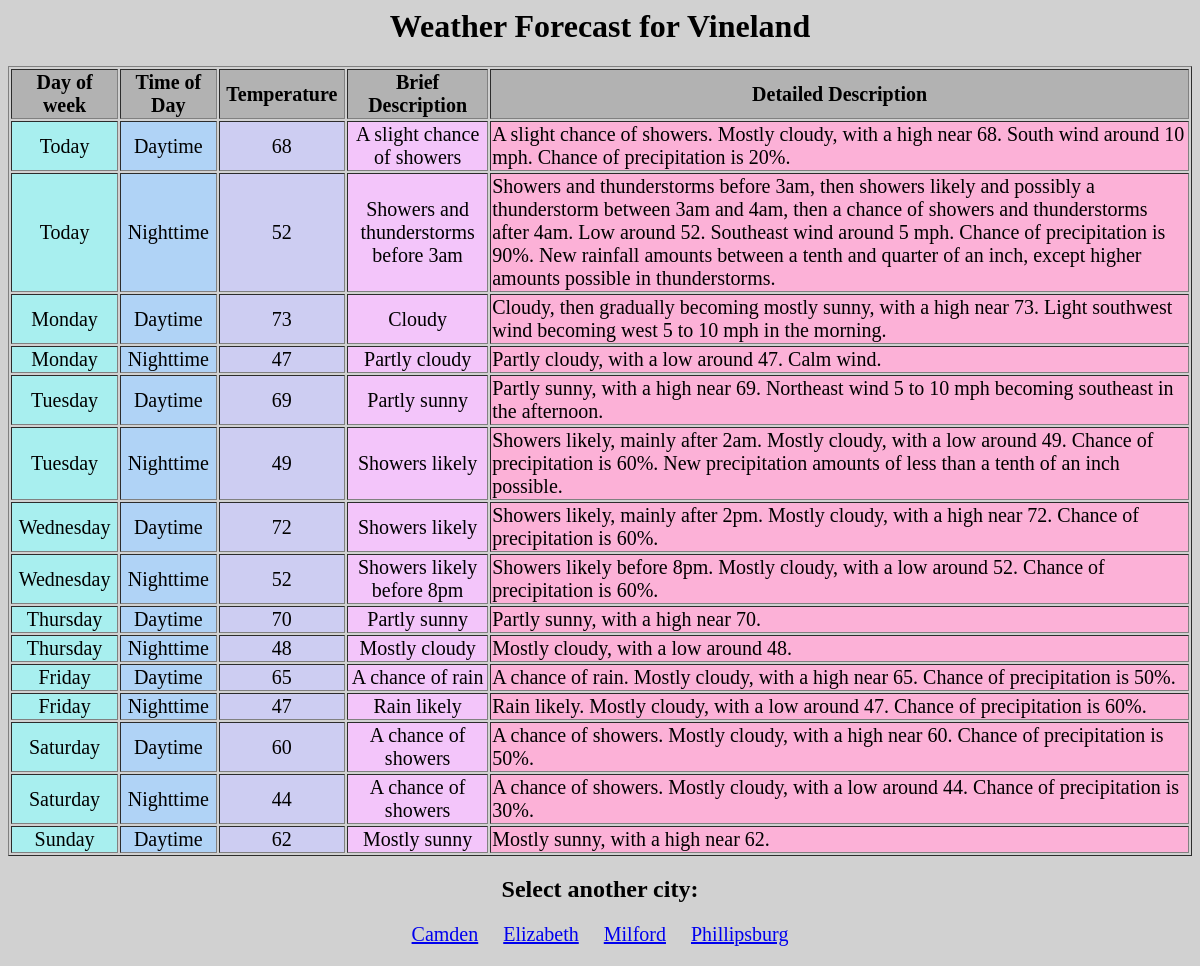
Page /vineland.php on the committed database.
### tables this page shows
CREATE TABLE `Vineland` (
  `id` int NOT NULL AUTO_INCREMENT,
  `date` varchar(60) NOT NULL,
  `dayOrNight` tinyint(1) DEFAULT '1',
  `temperature` int NOT NULL,
  `shortDesc` varchar(100) NOT NULL,
  `longDesc` varchar(500) NOT NULL,
  PRIMARY KEY (`id`)
);

### vineland.php (the view, shortened to what this page needs)
<html>
    <head>
        <link rel="stylesheet" href="styles.css">
    </head>
    <body>
        <h1>Weather Forecast for Vineland</h1>
        <table align="center" border="1">
            <tr>
                <td class="date-col col-title">Day of week</td>
                <td class="dn-col col-title">Time of Day</td>
                <td class="temp-col col-title">Temperature</td>
                <td class="sd-col col-title">Brief Description</td>
                <td class="ld-col col-title">Detailed Description</td>
            </tr>
            <?php
                $cnx = new mysqli('localhost', 'root', 'balls', 'forecastDB');
                $query = 'SELECT * FROM Vineland';
                $cursor = $cnx->query($query);
                while ($row = $cursor->fetch_assoc()) {
                    echo '<tr>';
                    echo '<td class="date-col">' . $row['date'] . '</td>';
                    echo '<td class="dn-col">' . ($row['dayOrNight'] == 1 ? "Daytime" : "Nighttime") . '</td>';
                    echo '<td class="temp-col">' . $row['temperature'] . '</td>';
                    echo '<td class="sd-col"><p>' . $row['shortDesc'] . '</p></td>';
                    echo '<td class="ld-col"><p>' . $row['longDesc'] . '</p></td>';
                    echo '</tr>';
                }
            ?>
        </table>
        <h2>Select another city:</h2>
        <p class="links">
            <a href="display.php">Camden</a>&emsp;
            <a href="elizabeth.php">Elizabeth</a>&emsp;
            <a href="milford.php">Milford</a>&emsp;
            <a href="phillipsburg.php">Phillipsburg</a>
        </p>
    </body>
</html>

### styles.css (style rules this page uses)
html { background-color: rgb(209, 209, 209); }
h1 { text-align: center; }
h2 { text-align: center; }
.links { text-align: center; font-size: 20px; }
table { font-size: 20px; }
.date-col { width: 5%; text-align: center; background-color: rgb(168, 239, 239); }
.dn-col { width: 5%; text-align: center; background-color: rgb(176, 211, 246); }
.temp-col { width: 5%; text-align: center; background-color: rgb(205, 205, 242); }
.sd-col { text-align: center; width: 10%; background-color: rgb(243, 197, 250); }
.ld-col { width: 50%; background-color: rgb(252, 177, 215); }
.col-title { text-align: center; font-weight: bold; background-color: rgb(178, 178, 178); color: rgb(0, 0, 0); }

### rows in the picture
vineland: date "Today", dayOrNight "Daytime", temperature "68", shortDesc "A slight chance of showers", longDesc "A slight chance of showers. Mostly cloudy, with a high near 68. South wind around 10 mph. Chance of precipitation is 20%."
vineland: date "Today", dayOrNight "Nighttime", temperature "52", shortDesc "Showers and thunderstorms before 3am", longDesc "Showers and thunderstorms before 3am, then showers likely and possibly a thunderstorm between 3am and 4am, then a chance of showers and thunderstorms after 4am. Low around 52. Southeast wind around 5 mph. Chance of precipitation is 90%. New rainfall amounts between a tenth and quarter of an inch, except higher amounts possible in thunderstorms."
vineland: date "Monday", dayOrNight "Daytime", temperature "73", shortDesc "Cloudy", longDesc "Cloudy, then gradually becoming mostly sunny, with a high near 73. Light southwest wind becoming west 5 to 10 mph in the morning."
vineland: date "Monday", dayOrNight "Nighttime", temperature "47", shortDesc "Partly cloudy", longDesc "Partly cloudy, with a low around 47. Calm wind."
vineland: date "Tuesday", dayOrNight "Daytime", temperature "69", shortDesc "Partly sunny", longDesc "Partly sunny, with a high near 69. Northeast wind 5 to 10 mph becoming southeast in the afternoon."
vineland: date "Tuesday", dayOrNight "Nighttime", temperature "49", shortDesc "Showers likely", longDesc "Showers likely, mainly after 2am. Mostly cloudy, with a low around 49. Chance of precipitation is 60%. New precipitation amounts of less than a tenth of an inch possible."
vineland: date "Wednesday", dayOrNight "Daytime", temperature "72", shortDesc "Showers likely", longDesc "Showers likely, mainly after 2pm. Mostly cloudy, with a high near 72. Chance of precipitation is 60%."
vineland: date "Wednesday", dayOrNight "Nighttime", temperature "52", shortDesc "Showers likely before 8pm", longDesc "Showers likely before 8pm. Mostly cloudy, with a low around 52. Chance of precipitation is 60%."
vineland: date "Thursday", dayOrNight "Daytime", temperature "70", shortDesc "Partly sunny", longDesc "Partly sunny, with a high near 70."
vineland: date "Thursday", dayOrNight "Nighttime", temperature "48", shortDesc "Mostly cloudy", longDesc "Mostly cloudy, with a low around 48."
vineland: date "Friday", dayOrNight "Daytime", temperature "65", shortDesc "A chance of rain", longDesc "A chance of rain. Mostly cloudy, with a high near 65. Chance of precipitation is 50%."
vineland: date "Friday", dayOrNight "Nighttime", temperature "47", shortDesc "Rain likely", longDesc "Rain likely. Mostly cloudy, with a low around 47. Chance of precipitation is 60%."
vineland: date "Saturday", dayOrNight "Daytime", temperature "60", shortDesc "A chance of showers", longDesc "A chance of showers. Mostly cloudy, with a high near 60. Chance of precipitation is 50%."
vineland: date "Saturday", dayOrNight "Nighttime", temperature "44", shortDesc "A chance of showers", longDesc "A chance of showers. Mostly cloudy, with a low around 44. Chance of precipitation is 30%."
vineland: date "Sunday", dayOrNight "Daytime", temperature "62", shortDesc "Mostly sunny", longDesc "Mostly sunny, with a high near 62."
